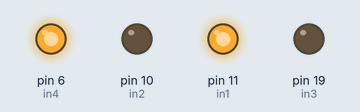
A sketch run on a simulated Arduino Uno, built with avr-gcc and run on an emulated ATmega328P. Parts: output pins drawn as LEDs (lit = HIGH).

Above: at 0.1 s.
Timing chart, 0 to 1.6 s (numbered marks = the images above):
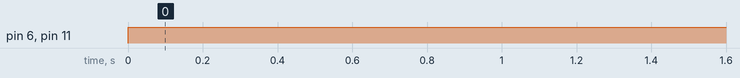

The sketch:

projectVersi1.ino
```cpp
#define in1 11
#define in2 10
#define in3 19
#define in4 6

void setup(){
  pinMode(in1, OUTPUT);
  pinMode(in2, OUTPUT);
  pinMode(in3, OUTPUT);
  pinMode(in4, OUTPUT);
}

void loop(){
  digitalWrite(in1, HIGH);
  digitalWrite(in2, LOW);
  digitalWrite(in3, LOW);
  digitalWrite(in4, HIGH);

}
```

Measured:
- by itself, pin 6 (in4), pin 11 (in1): LOW → HIGH at 0.00 s
